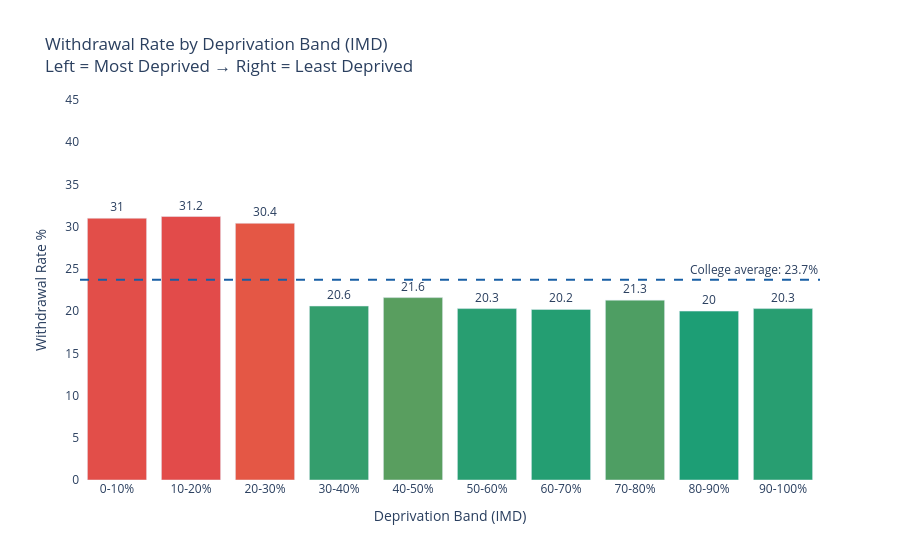

Write notebook code for a chart like this one.
### Code cell
# Chart 4 — Withdrawal Rate by Deprivation
imd_withdrawal = df.groupby("imd_band").apply(
    lambda x: round((x["final_result"] == "Withdrawn").mean() * 100, 1)
).reset_index()
imd_withdrawal.columns = ["IMD Band", "Withdrawal Rate %"]

# Sort in correct order
imd_order = ["0-10%","10-20%","20-30%","30-40%","40-50%",
             "50-60%","60-70%","70-80%","80-90%","90-100%"]
imd_withdrawal["IMD Band"] = pd.Categorical(
    imd_withdrawal["IMD Band"],
    categories=imd_order,
    ordered=True
)
imd_withdrawal = imd_withdrawal.sort_values("IMD Band")

# Average line
avg_withdrawal = round(df["final_result"].eq("Withdrawn").mean() * 100, 1)

fig = px.bar(
    imd_withdrawal,
    x="IMD Band",
    y="Withdrawal Rate %",
    color="Withdrawal Rate %",
    text="Withdrawal Rate %",
    color_continuous_scale=["#1D9E75", "#EF9F27", "#E24B4A"],
    title="Withdrawal Rate by Deprivation Band (IMD)<br>Left = Most Deprived → Right = Least Deprived"
)

fig.add_hline(
    y=avg_withdrawal,
    line_dash="dash",
    line_color="#185FA5",
    annotation_text=f"College average: {avg_withdrawal}%",
    annotation_position="top right"
)

fig.update_traces(textposition="outside")
fig.update_layout(
    coloraxis_showscale=False,
    yaxis_range=[0, 45],
    yaxis_title="Withdrawal Rate %",
    xaxis_title="Deprivation Band (IMD)",
    plot_bgcolor="white"
)
fig.show()

print("\nWithdrawal rate by deprivation:")
print(imd_withdrawal.to_string(index=False))

### Figure 1 — Plotly figure (JSON) as saved in the notebook; plotly's stock layout.template omitted (floating-point values rounded to 4 significant figures)
{"data": [{"alignmentgroup": "True", "hovertemplate": "IMD Band=%{x}<br>Withdrawal Rate %=%{marker.color}<extra></extra>", "legendgroup": "", "marker": {"color": [31, 31.2, 30.4, 20.6, 21.6, 20.3, 20.2, 21.3, 20, 20.3], "coloraxis": "coloraxis", "pattern": {"shape": ""}}, "name": "", "offsetgroup": "", "orientation": "v", "showlegend": false, "text": [31, 31.2, 30.4, 20.6, 21.6, 20.3, 20.2, 21.3, 20, 20.3], "textposition": "outside", "type": "bar", "x": ["0-10%", "10-20%", "20-30%", "30-40%", "40-50%", "50-60%", "60-70%", "70-80%", "80-90%", "90-100%"], "xaxis": "x", "y": [31, 31.2, 30.4, 20.6, 21.6, 20.3, 20.2, 21.3, 20, 20.3], "yaxis": "y"}], "layout": {"annotations": [{"showarrow": false, "text": "College average: 23.7%", "x": 1, "xanchor": "right", "xref": "x domain", "y": 23.7, "yanchor": "bottom", "yref": "y"}], "autosize": true, "barmode": "relative", "coloraxis": {"colorbar": {"title": {"text": "Withdrawal Rate %"}}, "colorscale": [[0, "#1D9E75"], [0.5, "#EF9F27"], [1, "#E24B4A"]], "showscale": false}, "legend": {"tracegroupgap": 0}, "plot_bgcolor": "white", "shapes": [{"line": {"color": "#185FA5", "dash": "dash"}, "type": "line", "x0": 0, "x1": 1, "xref": "x domain", "y0": 23.7, "y1": 23.7, "yref": "y"}], "title": {"text": "Withdrawal Rate by Deprivation Band (IMD)<br>Left = Most Deprived → Right = Least Deprived"}, "xaxis": {"anchor": "y", "autorange": true, "domain": [0, 1], "range": [-0.5, 9.5], "title": {"text": "Deprivation Band (IMD)"}, "type": "category"}, "yaxis": {"anchor": "x", "domain": [0, 1], "range": [0, 45], "title": {"text": "Withdrawal Rate %"}, "type": "linear"}}}
